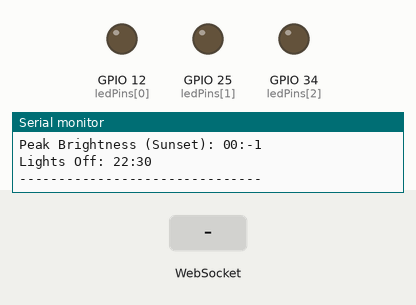
Recording of a program running on a simulated ESP32. Shown: output pins drawn as LEDs (lit = HIGH), the last lines printed to the serial monitor. The inputs (shaded band) are chosen by the test bench. WiFi joins after 1.5 s; servers stay silent unless stated; network time is answered at once with the bench clock; uploads are accepted with an empty reply; the local clock reads 2024-03-15 10:24:30 at power-on unless the program sets it.

Above: at 2.9 s.
3.0 s: WebSocket text "getState" received
At 5.8 s:
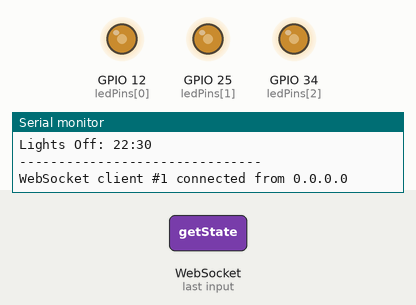
6.0 s: WebSocket text "reset" received
7.5 s: WebSocket text "toggleLock" received
Timing chart, 0 to 10.5 s (numbered marks = the images above; inputs shaded):
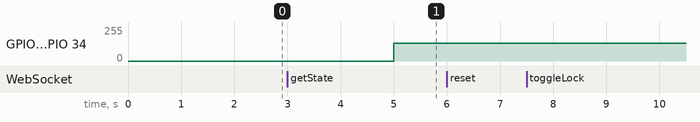

The program:

main.cpp
```cpp
#include <WiFi.h>
#include <ESPAsyncWebServer.h>
#include <AsyncTCP.h>
#include <ArduinoOTA.h>
#include <WiFiUdp.h>
#include <NTPClient.h>
#include <HTTPClient.h>
#include <ArduinoJson.h>

// ⭐ UPDATE YOUR WIFI CREDENTIALS
const char* ssid = "Verastegui";
const char* password = "6162988135";

// --- Configuration ---
const int NUM_CHANNELS = 3;
// ⭐ UPDATE PINS FOR YOUR LED CHANNELS
uint8_t ledPins[NUM_CHANNELS] = {12, 25, 34};
int brightness[NUM_CHANNELS] = {0, 0, 0};

// PWM Properties
const int PWM_FREQ = 5000;
const int PWM_RESOLUTION = 8; // 8-bit resolution (0-255)
const int PWM_MAX_VALUE = 255;

// --- Sunset Schedule Parameters ---
int rampUpStartTimeMinutes = 0;
int peakBrightTimeMinutes = 0;
int lightsOffTimeMinutes = 0;

// --- Manual Control State ---
bool manualOverride = false;
bool manualLock = false;
unsigned long manualOverrideStartTime = 0;
const unsigned long MANUAL_OVERRIDE_TIMEOUT = 3600000; // 1 hour in milliseconds

bool noonRebootFlag = false;

// --- Network & Web Server ---
AsyncWebServer server(80);
AsyncWebSocket ws("/ws");
WiFiUDP ntpUDP;
NTPClient timeClient(ntpUDP, "pool.ntp.org", -25200); // PDT is UTC-7

// --- Web Page HTML/CSS/JS (stored in PROGMEM) ---
const char index_html[] PROGMEM = R"rawliteral(
<!DOCTYPE html>
<html lang="en">
<head>
    <meta charset="UTF-8">
    <meta name="viewport" content="width=device-width, initial-scale=1.0">
    <title>Luces de Mama 🐣</title>
    <style>
        :root {
            --bg-grad-1: #000428;
            --bg-grad-2: #004e92;
            --text-color: #f0f0f0;
            --slider-bg: #455a64; /* A more visible dark grey for the track */
            --thumb-color: #6dd5ed;
            --active-track-1: #2193b0;
            --active-track-2: #6dd5ed;
            --lock-color: #f0f0f0;
        }
        body {
            font-family: -apple-system, BlinkMacSystemFont, "Segoe UI", Roboto, Helvetica, Arial, sans-serif;
            background: linear-gradient(-45deg, var(--bg-grad-1), var(--bg-grad-2), #00305a, #005a8d);
            background-size: 400%% 400%%;
            animation: gradientBG 15s ease infinite;
            color: var(--text-color);
            margin: 0;
            padding: 20px;
            text-align: center;
        }
        @keyframes gradientBG {
            0%% { background-position: 0%% 50%%; }
            50%% { background-position: 100%% 50%%; }
            100%% { background-position: 0%% 50%%; }
        }
        h1, h2 {
            text-shadow: 2px 2px 4px rgba(0,0,0,0.5);
        }
        .container {
            max-width: 800px;
            margin: auto;
            background: rgba(0,0,0,0.3);
            padding: 20px;
            border-radius: 15px;
            box-shadow: 0 8px 32px 0 rgba(0, 0, 0, 0.37);
        }
        .sliders, .schedule {
            margin-bottom: 20px;
        }
        .slider-container {
            display: flex;
            align-items: center;
            justify-content: center;
            gap: 15px;
        }
        .slider-group {
            flex-grow: 1;
        }
        label {
            display: block;
            margin-bottom: 10px;
            font-size: 1.2em;
        }

        /* --- NEW SLIDER STYLES --- */
        input[type="range"] {
            -webkit-appearance: none;
            appearance: none;
            width: 100%;
            height: 20px; /* This is the track height, thumb is larger */
            background: transparent; /* Input element is transparent, track is styled below */
            outline: none;
            cursor: pointer;
        }

        /* --- SLIDER THUMB --- */
        input[type="range"]::-webkit-slider-thumb {
            -webkit-appearance: none;
            appearance: none;
            width: 40px; /* Larger thumb */
            height: 40px; /* Larger thumb */
            background: var(--thumb-color);
            border-radius: 50%;
            border: 3px solid #fff;
            box-shadow: 0 0 8px rgba(109, 213, 237, 0.7);
            /* Vertically center the thumb on the track */
            margin-top: -10px; /* (track height - thumb height) / 2 */
        }
        input[type="range"]::-moz-range-thumb {
            width: 35px;
            height: 35px;
            background: var(--thumb-color);
            border-radius: 50%;
            border: 3px solid #fff;
            border: none; /* FF adds a border, remove it */
        }

        /* --- SLIDER TRACK (RAILING) --- */
        input[type="range"]::-webkit-slider-runnable-track {
            width: 100%;
            height: 20px; /* Thicker track */
            background: var(--slider-bg); /* Solid background color */
            border-radius: 10px;
            border: 1px solid rgba(0,0,0,0.2);
        }
        input[type="range"]::-moz-range-track {
            width: 100%;
            height: 20px;
            background: var(--slider-bg);
            border-radius: 10px;
            border: 1px solid rgba(0,0,0,0.2);
        }
        /* --- END NEW SLIDER STYLES --- */

        .sky-gradient-circle {
            width: 150px;
            height: 150px;
            margin: 20px auto;
            border-radius: 50%;
            background: radial-gradient(circle at 50% 70%, #f7b733, #fc4a1a, #4a1a3a, #141e30);
            box-shadow: 0 0 20px rgba(252, 74, 26, 0.5);
            border: 3px solid rgba(255,255,255,0.3);
            cursor: pointer;
            transition: transform 0.2s ease;
        }
        .sky-gradient-circle:hover {
            transform: scale(1.05);
        }
        #lockButton {
            font-size: 2.5em;
            cursor: pointer;
            padding: 10px;
            color: var(--lock-color);
            transition: transform 0.2s ease, color 0.2s;
        }
        #lockButton:hover {
            transform: scale(1.1);
        }
    </style>
</head>
<body>
    <div class="container">
        <h1>💫Cocina de Mamá🍴</h1>
        <div class="sliders">
            <h2>Master Control</h2>
            <div class="slider-container">
                <div class="slider-group">
                    <input type="range" min="0" max="100" value="0" class="slider" id="master">
                </div>
                <div id="lockButton">🔓</div>
            </div>
        </div>
        <div class="schedule">
            <h2>Sky Clock</h2>
            <div class="sky-gradient-circle" id="skyClock"></div>
        </div>
    </div>

    <script>
        let gateway = `ws://${window.location.hostname}/ws`;
        let websocket;

        function initWebSocket() {
            console.log('Trying to open a WebSocket connection...');
            websocket = new WebSocket(gateway);
            websocket.onopen = onOpen;
            websocket.onclose = onClose;
            websocket.onmessage = onMessage;
        }

        function onOpen(event) {
            console.log('Connection opened');
            websocket.send("getState");
        }

        function onClose(event) {
            console.log('Connection closed');
            setTimeout(initWebSocket, 2000);
        }

        function onMessage(event) {
            console.log("Received: " + event.data);
            let data;
            try {
                data = JSON.parse(event.data);
            } catch (e) {
                console.error("Failed to parse JSON:", e);
                return;
            }

            if (data.avg_brightness !== undefined) {
                let masterSlider = document.getElementById('master');
                if (masterSlider) {
                    masterSlider.value = data.avg_brightness;
                    updateSliderLook(masterSlider);
                }
            }

            if (data.locked !== undefined) {
                let lockButton = document.getElementById('lockButton');
                lockButton.innerHTML = data.locked ? '🔒' : '🔓';
                lockButton.style.color = data.locked ? 'var(--thumb-color)' : 'var(--lock-color)';
            }
        }

        function updateSliderLook(slider) {
            // This function applies a gradient to the INPUT element. In WebKit,
            // this gradient is drawn ON TOP of the track's solid background color.
            let percentage = (slider.value - slider.min) / (slider.max - slider.min) * 100;
            slider.style.background = `linear-gradient(to right, var(--active-track-1), var(--active-track-2) ${percentage}%%, var(--slider-bg) ${percentage}%%)`;
        }

        function sendSliderValue(id, value) {
            let msg = `${id}:${value}`;
            console.log(`Sending: ${msg}`);
            websocket.send(msg);
        }

        window.addEventListener('load', (event) => {
            initWebSocket();

            const master = document.getElementById('master');
            const skyClock = document.getElementById('skyClock');
            const lockButton = document.getElementById('lockButton');

            // Set the initial look of the slider when the page loads
            updateSliderLook(master);

            master.addEventListener('input', function() {
                updateSliderLook(this);
                sendSliderValue('m', this.value);
            });

            skyClock.addEventListener('click', () => {
                console.log('Sky Clock clicked, resetting to auto.');
                websocket.send('reset');
            });

            lockButton.addEventListener('click', () => {
                console.log('Lock button clicked.');
                websocket.send('toggleLock');
            });
        });
    </script>
</body>
</html>
)rawliteral";

// --- Helper Functions ---

void setBrightness(int channel, int value) {
  if (channel < 0 || channel >= NUM_CHANNELS) return;
  brightness[channel] = constrain(value, 0, 100);
  int pwmValue = map(brightness[channel], 0, 100, 0, PWM_MAX_VALUE);
  ledcWrite(channel, pwmValue);
}

void notifyClients() {
  int total_brightness = 0;
  for(int i=0; i < NUM_CHANNELS; i++) {
    total_brightness += brightness[i];
  }
  int avg = (NUM_CHANNELS > 0) ? (total_brightness / NUM_CHANNELS) : 0;

  String json = "{\"avg_brightness\":" + String(avg) + ", \"locked\":" + (manualLock ? "true" : "false") + "}";
  ws.textAll(json);
}

void handleWebSocketMessage(void *arg, uint8_t *data, size_t len) {
  AwsFrameInfo *info = (AwsFrameInfo*)arg;
  if (info->final && info->index == 0 && info->len == len && info->opcode == WS_TEXT) {
    data[len] = 0;
    String message = (char*)data;

    if (message.equalsIgnoreCase("getState")) {
        notifyClients();
        return;
    }

    if (message.equalsIgnoreCase("reset")) {
        Serial.println("Received reset command from client.");
        manualOverride = false;
        manualLock = false;
        notifyClients();
        return;
    }

    if (message.equalsIgnoreCase("toggleLock")) {
        manualLock = !manualLock;
        Serial.printf("Manual lock toggled to: %s\n", manualLock ? "ON" : "OFF");
        if (manualLock) {
            manualOverride = true;
        } else {
            manualOverride = true;
            manualOverrideStartTime = millis();
        }
        notifyClients();
        return;
    }

    char id_char = message.charAt(0);
    int value = message.substring(message.indexOf(':') + 1).toInt();

    if (id_char == 'm') {
      manualOverride = true;
      if (!manualLock) {
        manualOverrideStartTime = millis();
        Serial.println("Manual override activated. Timeout timer started.");
      } else {
        Serial.println("Manual override (LOCKED).");
      }
      for (int i = 0; i < NUM_CHANNELS; i++) {
        setBrightness(i, value);
      }
    }

    notifyClients();
  }
}

void onEvent(AsyncWebSocket *server, AsyncWebSocketClient *client, AwsEventType type,
             void *arg, uint8_t *data, size_t len) {
  switch (type) {
    case WS_EVT_CONNECT:
      Serial.printf("WebSocket client #%u connected from %s\n", client->id(), client->remoteIP().toString().c_str());
      notifyClients();
      break;
    case WS_EVT_DISCONNECT:
      Serial.printf("WebSocket client #%u disconnected\n", client->id());
      break;
    case WS_EVT_DATA:
      handleWebSocketMessage(arg, data, len);
      break;
    case WS_EVT_PONG: case WS_EVT_ERROR: break;
  }
}

// --- Sunset Schedule Functions ---

int parseTime(String timeStr) {
  if (timeStr.length() < 8) return -1;
  int hour = timeStr.substring(0, timeStr.indexOf(":")).toInt();
  int minute = timeStr.substring(timeStr.indexOf(":") + 1, timeStr.lastIndexOf(":")).toInt();
  if (timeStr.indexOf("PM") > 0 && hour != 12) hour += 12;
  if (timeStr.indexOf("AM") > 0 && hour == 12) hour = 0;
  return hour * 60 + minute;
}

void getAndCalculateSchedule() {
  HTTPClient http;
  String url = "http://api.sunrisesunset.io/json?lat=33.020875887379724&lng=-117.13424892282217&timezone=PST&date=today";
  Serial.print("Fetching sunset time from: "); Serial.println(url);
  http.begin(url);
  int httpCode = http.GET();
  if (httpCode == HTTP_CODE_OK) {
    String payload = http.getString();
    JsonDocument doc;
    deserializeJson(doc, payload);
    String sunsetTimeStr = doc["results"]["sunset"].as<String>();
    Serial.print("Successfully fetched sunset time: "); Serial.println(sunsetTimeStr);
    peakBrightTimeMinutes = parseTime(sunsetTimeStr);
    rampUpStartTimeMinutes = peakBrightTimeMinutes - 90;
    lightsOffTimeMinutes = 22 * 60 + 30; // 10:30 PM
    Serial.println("--- Daily Schedule Calculated ---");
    Serial.printf("Ramp Up Start: %02d:%02d\n", rampUpStartTimeMinutes / 60, rampUpStartTimeMinutes % 60);
    Serial.printf("Peak Brightness (Sunset): %02d:%02d\n", peakBrightTimeMinutes / 60, peakBrightTimeMinutes % 60);
    Serial.printf("Lights Off: %02d:%02d\n", lightsOffTimeMinutes / 60, lightsOffTimeMinutes % 60);
    Serial.println("-------------------------------");
  } else {
    Serial.printf("[HTTP] GET... failed, error: %s\n", http.errorToString(httpCode).c_str());
    Serial.println("Using fallback values.");
    peakBrightTimeMinutes = 19 * 60;
    rampUpStartTimeMinutes = peakBrightTimeMinutes - 90;
    lightsOffTimeMinutes = 22 * 60 + 30;
  }
  http.end();
}

float curveFunction(float progress) {
  return progress; // Linear curve
}

void updateLightsFromCurve() {
  if (manualOverride) return;
  timeClient.update();
  int currentMinutes = timeClient.getHours() * 60 + timeClient.getMinutes();
  int targetBrightness = 0;
  if (currentMinutes >= rampUpStartTimeMinutes && currentMinutes < peakBrightTimeMinutes) {
    float progress = (float)(currentMinutes - rampUpStartTimeMinutes) / (peakBrightTimeMinutes - rampUpStartTimeMinutes);
    targetBrightness = curveFunction(progress) * 100.0;
  } else if (currentMinutes >= peakBrightTimeMinutes && currentMinutes < lightsOffTimeMinutes) {
    float progress = (float)(currentMinutes - peakBrightTimeMinutes) / (lightsOffTimeMinutes - peakBrightTimeMinutes);
    targetBrightness = (1.0 - curveFunction(progress)) * 100.0;
  } else {
    targetBrightness = 0;
  }
  bool stateChanged = false;
  if (brightness[0] != targetBrightness) {
    stateChanged = true;
  }
  for (int i = 0; i < NUM_CHANNELS; i++) {
    setBrightness(i, targetBrightness);
  }
  if (stateChanged) {
    notifyClients();
  }
}

void checkManualOverrideTimeout() {
  if (manualOverride && !manualLock) {
    if (millis() - manualOverrideStartTime > MANUAL_OVERRIDE_TIMEOUT) {
      Serial.println("Manual override timed out. Reverting to auto schedule.");
      manualOverride = false;
      notifyClients();
    }
  }
}

void setup() {
  Serial.begin(115200);
  for (int i = 0; i < NUM_CHANNELS; i++) {
    ledcSetup(i, PWM_FREQ, PWM_RESOLUTION);
    ledcAttachPin(ledPins[i], i);
    setBrightness(i, 0);
  }
  WiFi.begin(ssid, password);
  Serial.print("Connecting to WiFi...");
  while (WiFi.status() != WL_CONNECTED) {
    delay(500); Serial.print(".");
  }
  Serial.println("\nConnected! IP Address: "); Serial.println(WiFi.localIP());

  getAndCalculateSchedule();

  ws.onEvent(onEvent);
  server.addHandler(&ws);
  server.on("/", HTTP_GET, [](AsyncWebServerRequest *request){
    request->send(200, "text/html", index_html);
  });
  server.begin();
  timeClient.begin();
  ArduinoOTA.setHostname("esp32-light-controller");
  ArduinoOTA.begin();
}

void loop() {
  ArduinoOTA.handle();
  ws.cleanupClients();

  static unsigned long lastUpdate = 0;
  if (millis() - lastUpdate > 5000) {
    lastUpdate = millis();
    checkManualOverrideTimeout();
    updateLightsFromCurve();
  }

  timeClient.update();
  if (timeClient.getHours() == 12 && timeClient.getMinutes() == 0 && timeClient.getSeconds() == 0) {
      if(!noonRebootFlag) {
        Serial.println("Noon reboot triggered!");
        ESP.restart();
      }
  } else {
    noonRebootFlag = false;
  }
}
```
